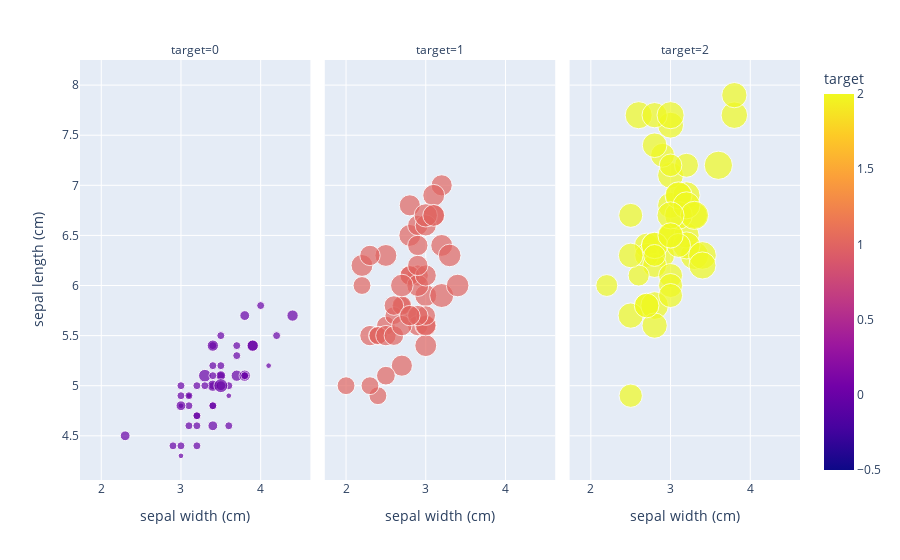

Notebook source saved alongside this figure:
### Code cell
fig = px.scatter(df, x="sepal width (cm)", y="sepal length (cm)", color="target",
                 size='petal width (cm)', hover_data=['petal length (cm)'], facet_col="target")
fig.show()

### Figure 1 — Plotly figure (JSON) as saved in the notebook; plotly's stock layout.template omitted (floating-point values rounded to 4 significant figures)
{"data": [{"customdata": [[1.4], [1.4], [1.3], [1.5], [1.4], [1.7], [1.4], [1.5], [1.4], [1.5], [1.5], [1.6], [1.4], [1.1], [1.2], [1.5], [1.3], [1.4], [1.7], [1.5], [1.7], [1.5], [1], [1.7], [1.9], [1.6], [1.6], [1.5], [1.4], [1.6], [1.6], [1.5], [1.5], [1.4], [1.5], [1.2], [1.3], [1.4], [1.3], [1.5], [1.3], [1.3], [1.3], [1.6], [1.9], [1.4], [1.6], [1.4], [1.5], [1.4]], "hovertemplate": "target=%{marker.color}<br>sepal width (cm)=%{x}<br>sepal length (cm)=%{y}<br>petal width (cm)=%{marker.size}<br>petal length (cm)=%{customdata[0]}<extra></extra>", "legendgroup": "", "marker": {"color": [0, 0, 0, 0, 0, 0, 0, 0, 0, 0, 0, 0, 0, 0, 0, 0, 0, 0, 0, 0, 0, 0, 0, 0, 0, 0, 0, 0, 0, 0, 0, 0, 0, 0, 0, 0, 0, 0, 0, 0, 0, 0, 0, 0, 0, 0, 0, 0, 0, 0], "coloraxis": "coloraxis", "size": [0.2, 0.2, 0.2, 0.2, 0.2, 0.4, 0.3, 0.2, 0.2, 0.1, 0.2, 0.2, 0.1, 0.1, 0.2, 0.4, 0.4, 0.3, 0.3, 0.3, 0.2, 0.4, 0.2, 0.5, 0.2, 0.2, 0.4, 0.2, 0.2, 0.2, 0.2, 0.4, 0.1, 0.2, 0.2, 0.2, 0.2, 0.1, 0.2, 0.2, 0.3, 0.3, 0.2, 0.6, 0.4, 0.3, 0.2, 0.2, 0.2, 0.2], "sizemode": "area", "sizeref": 0.00625, "symbol": "circle"}, "mode": "markers", "name": "", "orientation": "v", "showlegend": false, "type": "scatter", "x": [3.5, 3, 3.2, 3.1, 3.6, 3.9, 3.4, 3.4, 2.9, 3.1, 3.7, 3.4, 3, 3, 4, 4.4, 3.9, 3.5, 3.8, 3.8, 3.4, 3.7, 3.6, 3.3, 3.4, 3, 3.4, 3.5, 3.4, 3.2, 3.1, 3.4, 4.1, 4.2, 3.1, 3.2, 3.5, 3.6, 3, 3.4, 3.5, 2.3, 3.2, 3.5, 3.8, 3, 3.8, 3.2, 3.7, 3.3], "xaxis": "x", "y": [5.1, 4.9, 4.7, 4.6, 5, 5.4, 4.6, 5, 4.4, 4.9, 5.4, 4.8, 4.8, 4.3, 5.8, 5.7, 5.4, 5.1, 5.7, 5.1, 5.4, 5.1, 4.6, 5.1, 4.8, 5, 5, 5.2, 5.2, 4.7, 4.8, 5.4, 5.2, 5.5, 4.9, 5, 5.5, 4.9, 4.4, 5.1, 5, 4.5, 4.4, 5, 5.1, 4.8, 5.1, 4.6, 5.3, 5], "yaxis": "y"}, {"customdata": [[4.7], [4.5], [4.9], [4], [4.6], [4.5], [4.7], [3.3], [4.6], [3.9], [3.5], [4.2], [4], [4.7], [3.6], [4.4], [4.5], [4.1], [4.5], [3.9], [4.8], [4], [4.9], [4.7], [4.3], [4.4], [4.8], [5], [4.5], [3.5], [3.8], [3.7], [3.9], [5.1], [4.5], [4.5], [4.7], [4.4], [4.1], [4], [4.4], [4.6], [4], [3.3], [4.2], [4.2], [4.2], [4.3], [3], [4.1]], "hovertemplate": "target=%{marker.color}<br>sepal width (cm)=%{x}<br>sepal length (cm)=%{y}<br>petal width (cm)=%{marker.size}<br>petal length (cm)=%{customdata[0]}<extra></extra>", "legendgroup": "", "marker": {"color": [1, 1, 1, 1, 1, 1, 1, 1, 1, 1, 1, 1, 1, 1, 1, 1, 1, 1, 1, 1, 1, 1, 1, 1, 1, 1, 1, 1, 1, 1, 1, 1, 1, 1, 1, 1, 1, 1, 1, 1, 1, 1, 1, 1, 1, 1, 1, 1, 1, 1], "coloraxis": "coloraxis", "size": [1.4, 1.5, 1.5, 1.3, 1.5, 1.3, 1.6, 1, 1.3, 1.4, 1, 1.5, 1, 1.4, 1.3, 1.4, 1.5, 1, 1.5, 1.1, 1.8, 1.3, 1.5, 1.2, 1.3, 1.4, 1.4, 1.7, 1.5, 1, 1.1, 1, 1.2, 1.6, 1.5, 1.6, 1.5, 1.3, 1.3, 1.3, 1.2, 1.4, 1.2, 1, 1.3, 1.2, 1.3, 1.3, 1.1, 1.3], "sizemode": "area", "sizeref": 0.00625, "symbol": "circle"}, "mode": "markers", "name": "", "orientation": "v", "showlegend": false, "type": "scatter", "x": [3.2, 3.2, 3.1, 2.3, 2.8, 2.8, 3.3, 2.4, 2.9, 2.7, 2, 3, 2.2, 2.9, 2.9, 3.1, 3, 2.7, 2.2, 2.5, 3.2, 2.8, 2.5, 2.8, 2.9, 3, 2.8, 3, 2.9, 2.6, 2.4, 2.4, 2.7, 2.7, 3, 3.4, 3.1, 2.3, 3, 2.5, 2.6, 3, 2.6, 2.3, 2.7, 3, 2.9, 2.9, 2.5, 2.8], "xaxis": "x2", "y": [7, 6.4, 6.9, 5.5, 6.5, 5.7, 6.3, 4.9, 6.6, 5.2, 5, 5.9, 6, 6.1, 5.6, 6.7, 5.6, 5.8, 6.2, 5.6, 5.9, 6.1, 6.3, 6.1, 6.4, 6.6, 6.8, 6.7, 6, 5.7, 5.5, 5.5, 5.8, 6, 5.4, 6, 6.7, 6.3, 5.6, 5.5, 5.5, 6.1, 5.8, 5, 5.6, 5.7, 5.7, 6.2, 5.1, 5.7], "yaxis": "y2"}, {"customdata": [[6], [5.1], [5.9], [5.6], [5.8], [6.6], [4.5], [6.3], [5.8], [6.1], [5.1], [5.3], [5.5], [5], [5.1], [5.3], [5.5], [6.7], [6.9], [5], [5.7], [4.9], [6.7], [4.9], [5.7], [6], [4.8], [4.9], [5.6], [5.8], [6.1], [6.4], [5.6], [5.1], [5.6], [6.1], [5.6], [5.5], [4.8], [5.4], [5.6], [5.1], [5.1], [5.9], [5.7], [5.2], [5], [5.2], [5.4], [5.1]], "hovertemplate": "target=%{marker.color}<br>sepal width (cm)=%{x}<br>sepal length (cm)=%{y}<br>petal width (cm)=%{marker.size}<br>petal length (cm)=%{customdata[0]}<extra></extra>", "legendgroup": "", "marker": {"color": [2, 2, 2, 2, 2, 2, 2, 2, 2, 2, 2, 2, 2, 2, 2, 2, 2, 2, 2, 2, 2, 2, 2, 2, 2, 2, 2, 2, 2, 2, 2, 2, 2, 2, 2, 2, 2, 2, 2, 2, 2, 2, 2, 2, 2, 2, 2, 2, 2, 2], "coloraxis": "coloraxis", "size": [2.5, 1.9, 2.1, 1.8, 2.2, 2.1, 1.7, 1.8, 1.8, 2.5, 2, 1.9, 2.1, 2, 2.4, 2.3, 1.8, 2.2, 2.3, 1.5, 2.3, 2, 2, 1.8, 2.1, 1.8, 1.8, 1.8, 2.1, 1.6, 1.9, 2, 2.2, 1.5, 1.4, 2.3, 2.4, 1.8, 1.8, 2.1, 2.4, 2.3, 1.9, 2.3, 2.5, 2.3, 1.9, 2, 2.3, 1.8], "sizemode": "area", "sizeref": 0.00625, "symbol": "circle"}, "mode": "markers", "name": "", "orientation": "v", "showlegend": false, "type": "scatter", "x": [3.3, 2.7, 3, 2.9, 3, 3, 2.5, 2.9, 2.5, 3.6, 3.2, 2.7, 3, 2.5, 2.8, 3.2, 3, 3.8, 2.6, 2.2, 3.2, 2.8, 2.8, 2.7, 3.3, 3.2, 2.8, 3, 2.8, 3, 2.8, 3.8, 2.8, 2.8, 2.6, 3, 3.4, 3.1, 3, 3.1, 3.1, 3.1, 2.7, 3.2, 3.3, 3, 2.5, 3, 3.4, 3], "xaxis": "x3", "y": [6.3, 5.8, 7.1, 6.3, 6.5, 7.6, 4.9, 7.3, 6.7, 7.2, 6.5, 6.4, 6.8, 5.7, 5.8, 6.4, 6.5, 7.7, 7.7, 6, 6.9, 5.6, 7.7, 6.3, 6.7, 7.2, 6.2, 6.1, 6.4, 7.2, 7.4, 7.9, 6.4, 6.3, 6.1, 7.7, 6.3, 6.4, 6, 6.9, 6.7, 6.9, 5.8, 6.8, 6.7, 6.7, 6.3, 6.5, 6.2, 5.9], "yaxis": "y3"}], "layout": {"annotations": [{"font": {}, "showarrow": false, "text": "target=0", "x": 0.16, "xanchor": "center", "xref": "paper", "y": 1, "yanchor": "bottom", "yref": "paper"}, {"font": {}, "showarrow": false, "text": "target=1", "x": 0.5, "xanchor": "center", "xref": "paper", "y": 1, "yanchor": "bottom", "yref": "paper"}, {"font": {}, "showarrow": false, "text": "target=2", "x": 0.84, "xanchor": "center", "xref": "paper", "y": 1, "yanchor": "bottom", "yref": "paper"}], "autosize": true, "coloraxis": {"colorbar": {"title": {"text": "target"}}, "colorscale": [[0, "#0d0887"], [0.1111, "#46039f"], [0.2222, "#7201a8"], [0.3333, "#9c179e"], [0.4444, "#bd3786"], [0.5556, "#d8576b"], [0.6667, "#ed7953"], [0.7778, "#fb9f3a"], [0.8889, "#fdca26"], [1, "#f0f921"]]}, "legend": {"itemsizing": "constant", "tracegroupgap": 0}, "margin": {"t": 60}, "xaxis": {"anchor": "y", "autorange": true, "domain": [0, 0.32], "range": [1.759, 4.605], "title": {"text": "sepal width (cm)"}, "type": "linear"}, "xaxis2": {"anchor": "y2", "autorange": true, "domain": [0.34, 0.66], "matches": "x", "range": [1.759, 4.605], "title": {"text": "sepal width (cm)"}, "type": "linear"}, "xaxis3": {"anchor": "y3", "autorange": true, "domain": [0.68, 1.0], "matches": "x", "range": [1.759, 4.605], "title": {"text": "sepal width (cm)"}, "type": "linear"}, "yaxis": {"anchor": "x", "autorange": true, "domain": [0, 1], "range": [4.018, 8.401], "title": {"text": "sepal length (cm)"}, "type": "linear"}, "yaxis2": {"anchor": "x2", "autorange": true, "domain": [0, 1], "matches": "y", "range": [4.018, 8.401], "showticklabels": false, "type": "linear"}, "yaxis3": {"anchor": "x3", "autorange": true, "domain": [0, 1], "matches": "y", "range": [4.018, 8.401], "showticklabels": false, "type": "linear"}}}
